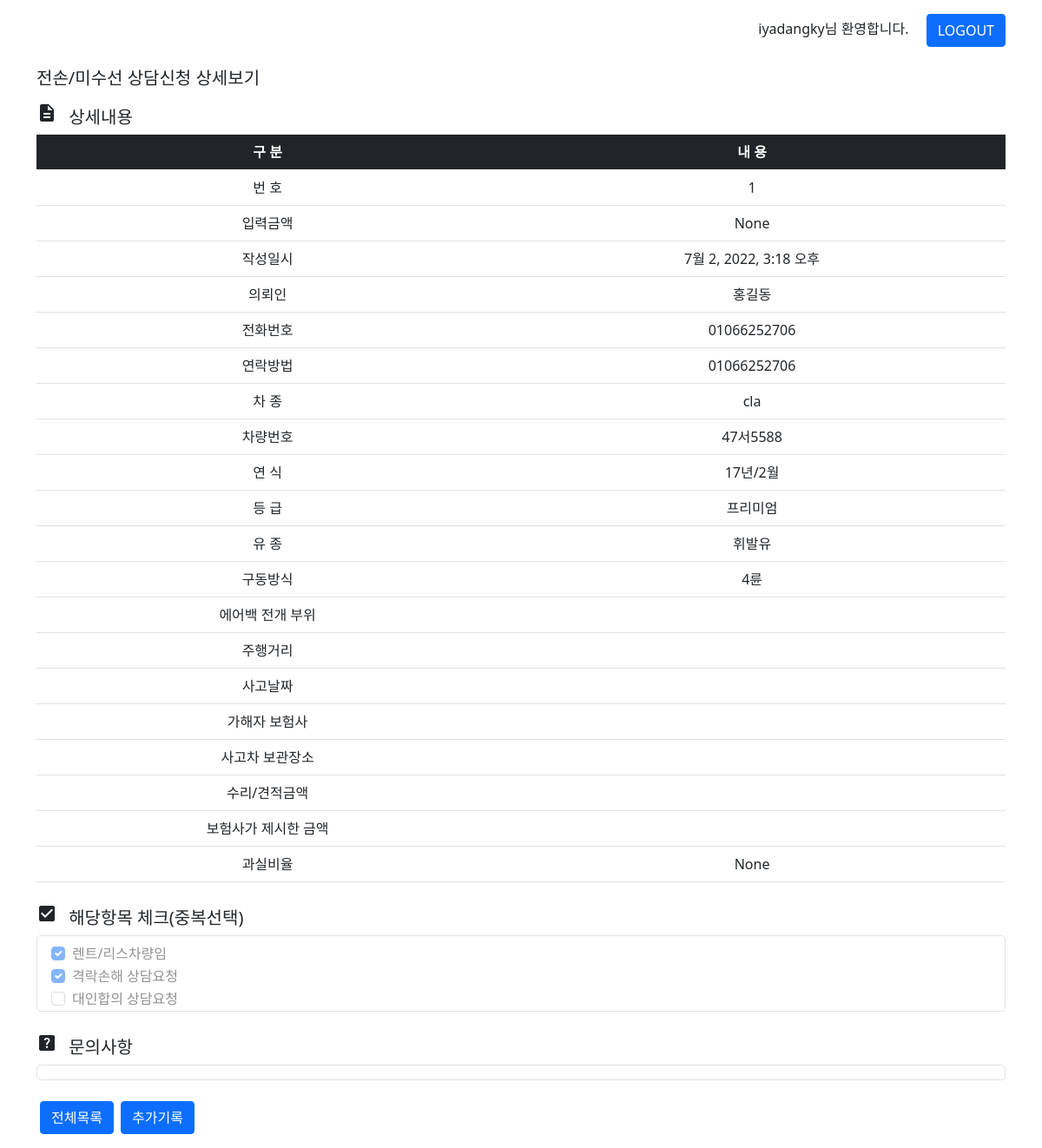
/posts/1/ (signed in), run on the app's committed database.
### posts/models.py (models this page shows)
class Post(models.Model):
    created_at = models.DateTimeField()
    password = models.CharField(max_length=50, null=True)
    client = models.CharField(max_length=50, null=True)
    phoneNumber = models.CharField(max_length=50, null=True)
    contact = models.CharField(max_length=50, null=True)
    carModel = models.CharField(max_length=50, null=True)
    carNumber = models.CharField(max_length=50, null=True)
    birth = models.CharField(max_length=50, null=True)
    trim = models.CharField(max_length=50, null=True)
    fuel = models.CharField(max_length=50, null=True)
    driveType = models.CharField(max_length=50, null=True)
    airbag = models.CharField(max_length=50, null=True)
    mileage = models.CharField(max_length=50, null=True)
    eventDate = models.CharField(max_length=50, null=True)
    repairCost = models.CharField(max_length=50, null=True)
    proposedCompensation = models.CharField(max_length=50, null=True)
    insuranceCompany = models.CharField(max_length=50, null=True)
    faultRatio = models.CharField(max_length=50, null=True)
    location = models.CharField(max_length=50, null=True)
    others1 = models.CharField(max_length=50, null=True)
    others2 = models.CharField(max_length=50, null=True)
    others3 = models.CharField(max_length=50, null=True)
    note = models.CharField(max_length=500, null=True)
    addition = models.CharField(max_length=500, null=True)
    price = models.CharField(max_length=50, null=True)
    image1 = models.FileField(upload_to='posts', null=True)
    image2 = models.FileField(upload_to='posts', null=True)
    image3 = models.FileField(upload_to='posts', null=True)
    image4 = models.FileField(upload_to='posts', null=True)
    image5 = models.FileField(upload_to='posts', null=True)
    image6 = models.FileField(upload_to='posts', null=True)
    image7 = models.FileField(upload_to='posts', null=True)
    image8 = models.FileField(upload_to='posts', null=True)
    image9 = models.FileField(upload_to='posts', null=True)
    image10 = models.FileField(upload_to='posts', null=True)
    image11 = models.FileField(upload_to='posts', null=True)
    image12 = models.FileField(upload_to='posts', null=True)
    image13 = models.FileField(upload_to='posts', null=True)
    image14 = models.FileField(upload_to='posts', null=True)
    image15 = models.FileField(upload_to='posts', null=True)
    image16 = models.FileField(upload_to='posts', null=True)
    image17 = models.FileField(upload_to='posts', null=True)

### posts/views.py (the view)
# urls.py: path('<int:post_id>/', views.detail, name="detail"),
@login_required
def detail(request, post_id):
    post = Post.objects.get(id=post_id)
    context = {'post' : post}
    return render(request, 'posts/detail.html', context)

### posts/templates/posts/detail.html (shortened to what this page needs)
{% extends 'base.html' %}
{% load static %}
{% block content %}
    {% if request.user.is_staff %}
    <div class="container">
        <h5 class="mb-3">전손/미수선 상담신청 상세보기</h5>
        <h5><span class="material-icons me-2">description</span> 상세내용</h5>
            <table class="table mb-4">
                <thead class="table-dark text-center">
                    <tr>
                        <th class="cell">구 분</td>
                        <th>내 용</td>
                    </tr>
                </thead>
                <tbody>
                    <tr>
                        <td class="cell text-center">번 호</td>
                        <td class="text-center">{{ post.id }}</td>
                    </tr>
                    <tr>
                        <td class="cell text-center">입력금액</td>
                        <td class="text-center">{{ post.price }}</td>
                    </tr>
                    <tr>
                        <td class="cell text-center">작성일시</td>
                        <td class="text-center">{{ post.created_at }}</td>
                    </tr>
                    <tr>
                        <td class="cell text-center">의뢰인</td>
                        <td class="text-center">{{ post.client }}</td>
                    </tr>
                    <tr>
                        <td class="cell text-center">전화번호</td>
                        <td class="text-center">{{ post.phoneNumber }}</td>
                    </tr>
                    <tr>
                        <td class="cell text-center">연락방법</td>
                        <td class="text-center">{{ post.contact }}</td>
                    </tr>
                    <tr>
                        <td class="cell text-center">차 종</td>
                        <td class="text-center">{{ post.carModel }}</td>
                    </tr>
                    <tr>
                        <td class="cell text-center">차량번호</td>
                        <td class="text-center">{{ post.carNumber }}</td>
                    </tr>
                    <tr>
                        <td class="cell text-center">연 식</td>
                        <td class="text-center">{{ post.birth }}</td>
                    </tr>
                    <tr>
                        <td class="cell text-center">등 급</td>
                        <td class="text-center">{{ post.trim }}</td>
                    </tr>
                    <tr>
                        <td class="cell text-center">유 종</td>
                        <td class="text-center">{{ post.fuel }}</td>
                    </tr>
                    <tr>
                        <td class="cell text-center">구동방식</td>
                        <td class="text-center">{{ post.driveType }}</td>
                    </tr>
                    <tr>
                        <td class="cell text-center">에어백 전개 부위</td>
                        <td class="text-center">{{ post.airbag }}</td>
                    </tr>
                    <tr>
                        <td class="cell text-center">주행거리</td>
                        <td class="text-center">{{ post.mileage }}</td>
                    </tr>
                    <tr>
                        <td class="cell text-center">사고날짜</td>
                        <td class="text-center">{{ post.eventDate }}</td>
                    </tr>
                    <tr>
                        <td class="cell text-center">가해자 보험사</td>
                        <td class="text-center">{{ post.insuranceCompany }}</td>
                    </tr>
                    <tr>
                        <td class="cell text-center">사고차 보관장소</td>
                        <td class="text-center">{{ post.location }}</td>
                    </tr>
                    <tr>
                        <td class="cell text-center">수리/견적금액</td>
                        <td class="text-center">{{ post.repairCost }}</td>
                    </tr>
                    <tr>
                        <td class="cell text-center">보험사가 제시한 금액</td>
                        <td class="text-center">{{ post.proposedCompensation }}</td>
                    </tr>
                    <tr>
                        <td class="cell text-center">과실비율</td>
                        <td class="text-center">{{ post.faultRatio }}</td>
                    </tr>
                 </tbody>
            </table>
        <h5><span class="material-icons me-2">check_box</span> 해당항목 체크(중복선택)</h5>
            <div class="border rounded-3 mb-4">
                {% if post.others1 %}
                <div class="form-check mt-2 ms-3">
                    <input class="form-check-input" type="checkbox" value="" id="flexCheckCheckedDisabled" checked disabled>
                    <label class="form-check-label" for="flexCheckCheckedDisabled">렌트/리스차량임</label>
                </div>
                {% else %}
                <div class="form-check mt-2 ms-3">
                    <input class="form-check-input" type="checkbox" value="" id="flexCheckDisabled" disabled>
                    <label class="form-check-label" for="flexCheckDisabled">렌트/리스차량임</label>
                </div>
                {% endif %}
                {% if post.others2 %}
                <div class="form-check ms-3">
                    <input class="form-check-input" type="checkbox" value="" id="flexCheckCheckedDisabled" checked disabled>
                    <label class="form-check-label" for="flexCheckCheckedDisabled">격락손해 상담요청</label>
                </div>
                {% else %}
                <div class="form-check ms-3">
                    <input class="form-check-input" type="checkbox" value="" id="flexCheckDisabled" disabled>
                    <label class="form-check-label" for="flexCheckDisabled">격락손해 상담요청</label>
                </div>
                {% endif %}
                {% if post.others3 %}
                <div class="form-check ms-3">
                    <input class="form-check-input" type="checkbox" value="" id="flexCheckCheckedDisabled" checked disabled>
                    <label class="form-check-label" for="flexCheckCheckedDisabled">대인합의 상담요청</label>
                </div>
                {% else %}
                <div class="form-check ms-3">
                    <input class="form-check-input" type="checkbox" value="" id="flexCheckDisabled" disabled>
                    <label class="form-check-label" for="flexCheckDisabled">대인합의 상담요청</label>
                </div>
                {% endif %}
            </div>
        <h5><span class="material-icons me-2">help_center</span> 문의사항</h5>
            <div class="border rounded-3 mb-4">
            </div>
        <a href="{% url 'posts:index' %}" class="btn btn-primary ms-1 mb-3">전체목록</a>
        <a href="{% url 'posts:add' post.id %}" class="btn btn-primary ms-1 mb-3">추가기록</a>
    </div>
    {% endif %}
{% endblock %}

### templates/base.html (shortened to what this page needs)
{% load static %}
<!DOCTYPE html>
<html lang="ko">
<head>
    <link href="https://cdn.jsdelivr.net/npm/bootstrap@5.0.2/dist/css/bootstrap.min.css" rel="stylesheet">
    <link rel="stylesheet" href="{% static 'style.css' %}">
    <link rel="stylesheet" href="{% static 'posts/style.css' %}">
</head>
<body>
    <div class="container pt-3 mb-4" style="display: flex; justify-content: flex-end;">
        {% if user.is_authenticated %}
            <form method="POST" action="{% url 'accounts:logout' %}">
                {{ user.get_username }}님 환영합니다.
                <button type="submit" class="btn btn-primary ms-3">LOGOUT</button>
            </form>
        {% endif %}
    </div>
    {% block content %}
    {% endblock %}
</body>
</html>

### data on the page
Post: id "1", price "None", created_at "7월 2, 2022, 3:18 오후", client "홍길동", phoneNumber "01066252706", contact "01066252706", carModel "cla", carNumber "47서5588", birth "17년/2월", trim "프리미엄", fuel "휘발유", driveType "4륜", faultRatio "None"

### other printed values
{{ user.get_username }} "iyadangky"
